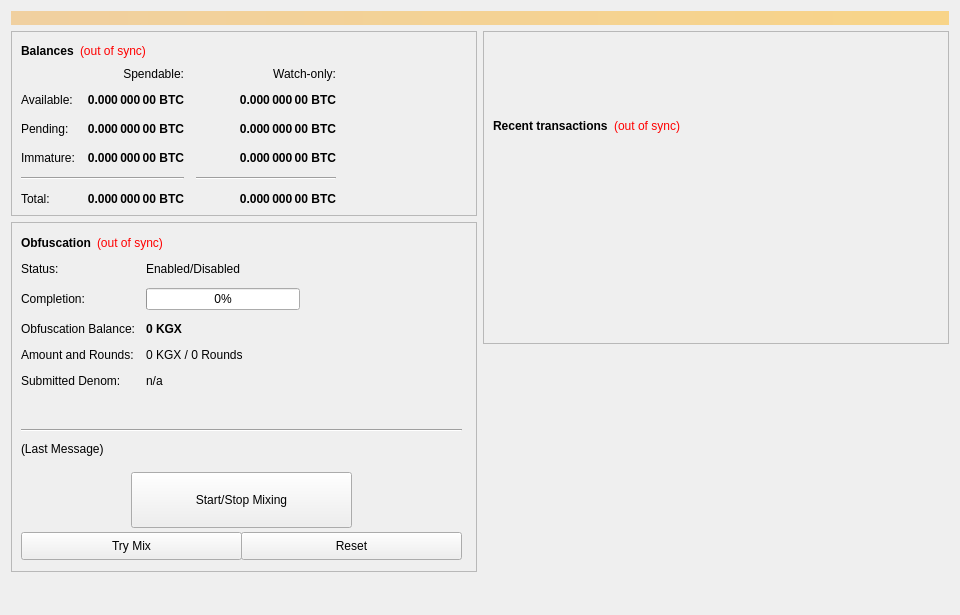
<?xml version="1.0" encoding="UTF-8"?>
<ui version="4.0">
 <class>OverviewPage</class>
 <widget class="QWidget" name="OverviewPage">
  <property name="geometry">
   <rect>
    <x>0</x>
    <y>0</y>
    <width>960</width>
    <height>615</height>
   </rect>
  </property>
  <property name="minimumSize">
   <size>
    <width>960</width>
    <height>0</height>
   </size>
  </property>
  <property name="windowTitle">
   <string>Form</string>
  </property>
  <layout class="QVBoxLayout" name="topLayout">
   <item>
    <widget class="QLabel" name="labelAlerts">
     <property name="visible">
      <bool>false</bool>
     </property>
     <property name="styleSheet">
      <string notr="true">background-color: qlineargradient(x1: 0, y1: 0, x2: 1, y2: 0, stop:0 #F0D0A0, stop:1 #F8D488); color:#000000;</string>
     </property>
     <property name="wordWrap">
      <bool>true</bool>
     </property>
     <property name="margin">
      <number>3</number>
     </property>
    </widget>
   </item>
   <item>
    <layout class="QHBoxLayout" name="horizontalLayout" stretch="1,1">
     <item>
      <layout class="QVBoxLayout" name="verticalLayout_2">
       <item>
        <widget class="QFrame" name="frame">
         <property name="frameShape">
          <enum>QFrame::StyledPanel</enum>
         </property>
         <property name="frameShadow">
          <enum>QFrame::Raised</enum>
         </property>
         <layout class="QVBoxLayout" name="verticalLayout_4">
          <item>
           <layout class="QHBoxLayout" name="horizontalLayout_4">
            <item>
             <widget class="QLabel" name="label_5">
              <property name="font">
               <font>
                <weight>75</weight>
                <bold>true</bold>
               </font>
              </property>
              <property name="text">
               <string>Balances</string>
              </property>
             </widget>
            </item>
            <item>
             <widget class="QLabel" name="labelWalletStatus">
              <property name="cursor">
               <cursorShape>WhatsThisCursor</cursorShape>
              </property>
              <property name="toolTip">
               <string>The displayed information may be out of date. Your wallet automatically synchronizes with the Kingston network after a connection is established, but this process has not completed yet.</string>
              </property>
              <property name="styleSheet">
               <string notr="true">QLabel { color: red; }</string>
              </property>
              <property name="text">
               <string notr="true">(out of sync)</string>
              </property>
              <property name="alignment">
               <set>Qt::AlignLeading|Qt::AlignLeft|Qt::AlignVCenter</set>
              </property>
             </widget>
            </item>
            <item>
             <spacer name="horizontalSpacer_3">
              <property name="orientation">
               <enum>Qt::Horizontal</enum>
              </property>
              <property name="sizeHint" stdset="0">
               <size>
                <width>40</width>
                <height>20</height>
               </size>
              </property>
             </spacer>
            </item>
           </layout>
          </item>
          <item>
           <layout class="QGridLayout" name="gridLayout">
            <property name="spacing">
             <number>12</number>
            </property>
            <item row="2" column="2">
             <widget class="QLabel" name="labelWatchPending">
              <property name="font">
               <font>
                <weight>75</weight>
                <bold>true</bold>
               </font>
              </property>
              <property name="cursor">
               <cursorShape>IBeamCursor</cursorShape>
              </property>
              <property name="toolTip">
               <string>Unconfirmed transactions to watch-only addresses</string>
              </property>
              <property name="text">
               <string notr="true">0.000 000 00 BTC</string>
              </property>
              <property name="alignment">
               <set>Qt::AlignRight|Qt::AlignTrailing|Qt::AlignVCenter</set>
              </property>
              <property name="textInteractionFlags">
               <set>Qt::LinksAccessibleByMouse|Qt::TextSelectableByKeyboard|Qt::TextSelectableByMouse</set>
              </property>
             </widget>
            </item>
            <item row="2" column="1">
             <widget class="QLabel" name="labelUnconfirmed">
              <property name="font">
               <font>
                <weight>75</weight>
                <bold>true</bold>
               </font>
              </property>
              <property name="cursor">
               <cursorShape>IBeamCursor</cursorShape>
              </property>
              <property name="toolTip">
               <string>Total of transactions that have yet to be confirmed, and do not yet count toward the spendable balance</string>
              </property>
              <property name="text">
               <string notr="true">0.000 000 00 BTC</string>
              </property>
              <property name="alignment">
               <set>Qt::AlignRight|Qt::AlignTrailing|Qt::AlignVCenter</set>
              </property>
              <property name="textInteractionFlags">
               <set>Qt::LinksAccessibleByMouse|Qt::TextSelectableByKeyboard|Qt::TextSelectableByMouse</set>
              </property>
             </widget>
            </item>
            <item row="3" column="2">
             <widget class="QLabel" name="labelWatchImmature">
              <property name="font">
               <font>
                <weight>75</weight>
                <bold>true</bold>
               </font>
              </property>
              <property name="cursor">
               <cursorShape>IBeamCursor</cursorShape>
              </property>
              <property name="toolTip">
               <string>Staked or masternode rewards in watch-only addresses that has not yet matured</string>
              </property>
              <property name="text">
               <string notr="true">0.000 000 00 BTC</string>
              </property>
              <property name="alignment">
               <set>Qt::AlignRight|Qt::AlignTrailing|Qt::AlignVCenter</set>
              </property>
              <property name="textInteractionFlags">
               <set>Qt::LinksAccessibleByMouse|Qt::TextSelectableByKeyboard|Qt::TextSelectableByMouse</set>
              </property>
             </widget>
            </item>
            <item row="4" column="0" colspan="2">
             <widget class="Line" name="lineSpendableBalance">
              <property name="orientation">
               <enum>Qt::Horizontal</enum>
              </property>
             </widget>
            </item>
            <item row="4" column="2">
             <widget class="Line" name="lineWatchBalance">
              <property name="sizePolicy">
               <sizepolicy hsizetype="Preferred" vsizetype="Fixed">
                <horstretch>0</horstretch>
                <verstretch>0</verstretch>
               </sizepolicy>
              </property>
              <property name="minimumSize">
               <size>
                <width>140</width>
                <height>0</height>
               </size>
              </property>
              <property name="orientation">
               <enum>Qt::Horizontal</enum>
              </property>
             </widget>
            </item>
            <item row="5" column="0">
             <widget class="QLabel" name="labelTotalText">
              <property name="text">
               <string>Total:</string>
              </property>
             </widget>
            </item>
            <item row="3" column="1">
             <widget class="QLabel" name="labelImmature">
              <property name="font">
               <font>
                <weight>75</weight>
                <bold>true</bold>
               </font>
              </property>
              <property name="cursor">
               <cursorShape>IBeamCursor</cursorShape>
              </property>
              <property name="toolTip">
               <string>Staked or masternode rewards that has not yet matured</string>
              </property>
              <property name="text">
               <string notr="true">0.000 000 00 BTC</string>
              </property>
              <property name="alignment">
               <set>Qt::AlignRight|Qt::AlignTrailing|Qt::AlignVCenter</set>
              </property>
              <property name="textInteractionFlags">
               <set>Qt::LinksAccessibleByMouse|Qt::TextSelectableByKeyboard|Qt::TextSelectableByMouse</set>
              </property>
             </widget>
            </item>
            <item row="2" column="3">
             <spacer name="horizontalSpacer_2">
              <property name="orientation">
               <enum>Qt::Horizontal</enum>
              </property>
              <property name="sizeHint" stdset="0">
               <size>
                <width>40</width>
                <height>20</height>
               </size>
              </property>
             </spacer>
            </item>
            <item row="3" column="0">
             <widget class="QLabel" name="labelImmatureText">
              <property name="text">
               <string>Immature:</string>
              </property>
             </widget>
            </item>
            <item row="5" column="1">
             <widget class="QLabel" name="labelTotal">
              <property name="font">
               <font>
                <weight>75</weight>
                <bold>true</bold>
               </font>
              </property>
              <property name="cursor">
               <cursorShape>IBeamCursor</cursorShape>
              </property>
              <property name="toolTip">
               <string>Your current total balance</string>
              </property>
              <property name="text">
               <string notr="true">0.000 000 00 BTC</string>
              </property>
              <property name="alignment">
               <set>Qt::AlignRight|Qt::AlignTrailing|Qt::AlignVCenter</set>
              </property>
              <property name="textInteractionFlags">
               <set>Qt::LinksAccessibleByMouse|Qt::TextSelectableByKeyboard|Qt::TextSelectableByMouse</set>
              </property>
             </widget>
            </item>
            <item row="5" column="2">
             <widget class="QLabel" name="labelWatchTotal">
              <property name="font">
               <font>
                <weight>75</weight>
                <bold>true</bold>
               </font>
              </property>
              <property name="cursor">
               <cursorShape>IBeamCursor</cursorShape>
              </property>
              <property name="toolTip">
               <string>Current total balance in watch-only addresses</string>
              </property>
              <property name="text">
               <string notr="true">0.000 000 00 BTC</string>
              </property>
              <property name="alignment">
               <set>Qt::AlignRight|Qt::AlignTrailing|Qt::AlignVCenter</set>
              </property>
              <property name="textInteractionFlags">
               <set>Qt::LinksAccessibleByMouse|Qt::TextSelectableByKeyboard|Qt::TextSelectableByMouse</set>
              </property>
             </widget>
            </item>
            <item row="0" column="2">
             <widget class="QLabel" name="labelWatchonly">
              <property name="text">
               <string>Watch-only:</string>
              </property>
              <property name="alignment">
               <set>Qt::AlignRight|Qt::AlignTrailing|Qt::AlignVCenter</set>
              </property>
             </widget>
            </item>
            <item row="1" column="0">
             <widget class="QLabel" name="labelBalanceText">
              <property name="text">
               <string>Available:</string>
              </property>
             </widget>
            </item>
            <item row="1" column="1">
             <widget class="QLabel" name="labelBalance">
              <property name="font">
               <font>
                <weight>75</weight>
                <bold>true</bold>
               </font>
              </property>
              <property name="cursor">
               <cursorShape>IBeamCursor</cursorShape>
              </property>
              <property name="toolTip">
               <string>Your current spendable balance</string>
              </property>
              <property name="text">
               <string notr="true">0.000 000 00 BTC</string>
              </property>
              <property name="alignment">
               <set>Qt::AlignRight|Qt::AlignTrailing|Qt::AlignVCenter</set>
              </property>
              <property name="textInteractionFlags">
               <set>Qt::LinksAccessibleByMouse|Qt::TextSelectableByKeyboard|Qt::TextSelectableByMouse</set>
              </property>
             </widget>
            </item>
            <item row="1" column="2">
             <widget class="QLabel" name="labelWatchAvailable">
              <property name="font">
               <font>
                <weight>75</weight>
                <bold>true</bold>
               </font>
              </property>
              <property name="cursor">
               <cursorShape>IBeamCursor</cursorShape>
              </property>
              <property name="toolTip">
               <string>Your current balance in watch-only addresses</string>
              </property>
              <property name="text">
               <string notr="true">0.000 000 00 BTC</string>
              </property>
              <property name="alignment">
               <set>Qt::AlignRight|Qt::AlignTrailing|Qt::AlignVCenter</set>
              </property>
              <property name="textInteractionFlags">
               <set>Qt::LinksAccessibleByMouse|Qt::TextSelectableByKeyboard|Qt::TextSelectableByMouse</set>
              </property>
             </widget>
            </item>
            <item row="2" column="0">
             <widget class="QLabel" name="labelPendingText">
              <property name="text">
               <string>Pending:</string>
              </property>
             </widget>
            </item>
            <item row="0" column="1">
             <widget class="QLabel" name="labelSpendable">
              <property name="text">
               <string>Spendable:</string>
              </property>
              <property name="alignment">
               <set>Qt::AlignRight|Qt::AlignTrailing|Qt::AlignVCenter</set>
              </property>
             </widget>
            </item>
           </layout>
          </item>
         </layout>
        </widget>
       </item>
       <item>
        <widget class="QFrame" name="frameObfuscation">
         <property name="minimumSize">
          <size>
           <width>0</width>
           <height>350</height>
          </size>
         </property>
         <property name="layoutDirection">
          <enum>Qt::LeftToRight</enum>
         </property>
         <property name="frameShape">
          <enum>QFrame::StyledPanel</enum>
         </property>
         <property name="frameShadow">
          <enum>QFrame::Raised</enum>
         </property>
         <widget class="QWidget" name="formLayoutWidget">
          <property name="geometry">
           <rect>
            <x>10</x>
            <y>40</y>
            <width>451</width>
            <height>161</height>
           </rect>
          </property>
          <layout class="QFormLayout" name="formLayout">
           <property name="fieldGrowthPolicy">
            <enum>QFormLayout::AllNonFixedFieldsGrow</enum>
           </property>
           <property name="horizontalSpacing">
            <number>11</number>
           </property>
           <property name="verticalSpacing">
            <number>12</number>
           </property>
           <item row="0" column="0">
            <widget class="QLabel" name="label_6">
             <property name="text">
              <string>Status:</string>
             </property>
            </widget>
           </item>
           <item row="1" column="0">
            <widget class="QLabel" name="label_7">
             <property name="text">
              <string>Completion:</string>
             </property>
            </widget>
           </item>
           <item row="1" column="1">
            <widget class="QProgressBar" name="obfuscationProgress">
             <property name="maximumSize">
              <size>
               <width>154</width>
               <height>16777215</height>
              </size>
             </property>
             <property name="value">
              <number>0</number>
             </property>
            </widget>
           </item>
           <item row="2" column="0">
            <widget class="QLabel" name="labelAnonymizedText">
             <property name="text">
              <string>Obfuscation Balance:</string>
             </property>
            </widget>
           </item>
           <item row="2" column="1">
            <widget class="QLabel" name="labelAnonymized">
             <property name="font">
              <font>
               <weight>75</weight>
               <bold>true</bold>
              </font>
             </property>
             <property name="text">
              <string notr="true">0 KGX</string>
             </property>
            </widget>
           </item>
           <item row="3" column="0">
            <widget class="QLabel" name="label_8">
             <property name="text">
              <string>Amount and Rounds:</string>
             </property>
            </widget>
           </item>
           <item row="3" column="1">
            <widget class="QLabel" name="labelAmountRounds">
             <property name="text">
              <string>0 KGX / 0 Rounds</string>
             </property>
            </widget>
           </item>
           <item row="4" column="0">
            <widget class="QLabel" name="label_9">
             <property name="text">
              <string>Submitted Denom:</string>
             </property>
            </widget>
           </item>
           <item row="4" column="1">
            <widget class="QLabel" name="labelSubmittedDenom">
             <property name="toolTip">
              <string>The denominations you submitted to the Masternode.&lt;br&gt;To mix, other users must submit the exact same denominations.</string>
             </property>
             <property name="text">
              <string>n/a</string>
             </property>
            </widget>
           </item>
           <item row="0" column="1">
            <widget class="QLabel" name="obfuscationEnabled">
             <property name="text">
              <string>Enabled/Disabled</string>
             </property>
            </widget>
           </item>
          </layout>
         </widget>
         <widget class="QPushButton" name="runAutoDenom">
          <property name="geometry">
           <rect>
            <x>251</x>
            <y>17</y>
            <width>1</width>
            <height>1</height>
           </rect>
          </property>
          <property name="palette">
           <palette>
            <active>
             <colorrole role="WindowText">
              <brush brushstyle="SolidPattern">
               <color alpha="255">
                <red>0</red>
                <green>0</green>
                <blue>0</blue>
               </color>
              </brush>
             </colorrole>
             <colorrole role="Button">
              <brush brushstyle="SolidPattern">
               <color alpha="255">
                <red>239</red>
                <green>238</green>
                <blue>238</blue>
               </color>
              </brush>
             </colorrole>
             <colorrole role="Light">
              <brush brushstyle="SolidPattern">
               <color alpha="255">
                <red>255</red>
                <green>255</green>
                <blue>255</blue>
               </color>
              </brush>
             </colorrole>
             <colorrole role="Midlight">
              <brush brushstyle="SolidPattern">
               <color alpha="255">
                <red>247</red>
                <green>246</green>
                <blue>246</blue>
               </color>
              </brush>
             </colorrole>
             <colorrole role="Dark">
              <brush brushstyle="SolidPattern">
               <color alpha="255">
                <red>119</red>
                <green>119</green>
                <blue>119</blue>
               </color>
              </brush>
             </colorrole>
             <colorrole role="Mid">
              <brush brushstyle="SolidPattern">
               <color alpha="255">
                <red>159</red>
                <green>159</green>
                <blue>159</blue>
               </color>
              </brush>
             </colorrole>
             <colorrole role="Text">
              <brush brushstyle="SolidPattern">
               <color alpha="255">
                <red>0</red>
                <green>0</green>
                <blue>0</blue>
               </color>
              </brush>
             </colorrole>
             <colorrole role="BrightText">
              <brush brushstyle="SolidPattern">
               <color alpha="255">
                <red>255</red>
                <green>255</green>
                <blue>255</blue>
               </color>
              </brush>
             </colorrole>
             <colorrole role="ButtonText">
              <brush brushstyle="SolidPattern">
               <color alpha="255">
                <red>0</red>
                <green>0</green>
                <blue>0</blue>
               </color>
              </brush>
             </colorrole>
             <colorrole role="Base">
              <brush brushstyle="SolidPattern">
               <color alpha="255">
                <red>255</red>
                <green>255</green>
                <blue>255</blue>
               </color>
              </brush>
             </colorrole>
             <colorrole role="Window">
              <brush brushstyle="SolidPattern">
               <color alpha="255">
                <red>239</red>
                <green>238</green>
                <blue>238</blue>
               </color>
              </brush>
             </colorrole>
             <colorrole role="Shadow">
              <brush brushstyle="SolidPattern">
               <color alpha="255">
                <red>0</red>
                <green>0</green>
                <blue>0</blue>
               </color>
              </brush>
             </colorrole>
             <colorrole role="AlternateBase">
              <brush brushstyle="SolidPattern">
               <color alpha="255">
                <red>247</red>
                <green>246</green>
                <blue>246</blue>
               </color>
              </brush>
             </colorrole>
             <colorrole role="ToolTipBase">
              <brush brushstyle="SolidPattern">
               <color alpha="255">
                <red>255</red>
                <green>255</green>
                <blue>220</blue>
               </color>
              </brush>
             </colorrole>
             <colorrole role="ToolTipText">
              <brush brushstyle="SolidPattern">
               <color alpha="255">
                <red>0</red>
                <green>0</green>
                <blue>0</blue>
               </color>
              </brush>
             </colorrole>
            </active>
            <inactive>
             <colorrole role="WindowText">
              <brush brushstyle="SolidPattern">
               <color alpha="255">
                <red>0</red>
                <green>0</green>
                <blue>0</blue>
               </color>
              </brush>
             </colorrole>
             <colorrole role="Button">
              <brush brushstyle="SolidPattern">
               <color alpha="255">
                <red>239</red>
                <green>238</green>
                <blue>238</blue>
               </color>
              </brush>
             </colorrole>
             <colorrole role="Light">
              <brush brushstyle="SolidPattern">
               <color alpha="255">
                <red>255</red>
                <green>255</green>
                <blue>255</blue>
               </color>
              </brush>
             </colorrole>
             <colorrole role="Midlight">
              <brush brushstyle="SolidPattern">
               <color alpha="255">
                <red>247</red>
                <green>246</green>
                <blue>246</blue>
               </color>
              </brush>
             </colorrole>
             <colorrole role="Dark">
              <brush brushstyle="SolidPattern">
               <color alpha="255">
                <red>119</red>
                <green>119</green>
                <blue>119</blue>
               </color>
              </brush>
             </colorrole>
             <colorrole role="Mid">
              <brush brushstyle="SolidPattern">
               <color alpha="255">
                <red>159</red>
                <green>159</green>
                <blue>159</blue>
               </color>
              </brush>
             </colorrole>
             <colorrole role="Text">
              <brush brushstyle="SolidPattern">
               <color alpha="255">
                <red>0</red>
                <green>0</green>
                <blue>0</blue>
               </color>
              </brush>
             </colorrole>
             <colorrole role="BrightText">
              <brush brushstyle="SolidPattern">
               <color alpha="255">
                <red>255</red>
                <green>255</green>
                <blue>255</blue>
               </color>
              </brush>
             </colorrole>
             <colorrole role="ButtonText">
              <brush brushstyle="SolidPattern">
               <color alpha="255">
                <red>0</red>
                <green>0</green>
                <blue>0</blue>
               </color>
              </brush>
             </colorrole>
             <colorrole role="Base">
              <brush brushstyle="SolidPattern">
               <color alpha="255">
                <red>255</red>
                <green>255</green>
                <blue>255</blue>
               </color>
              </brush>
             </colorrole>
             <colorrole role="Window">
              <brush brushstyle="SolidPattern">
               <color alpha="255">
                <red>239</red>
                <green>238</green>
                <blue>238</blue>
               </color>
              </brush>
             </colorrole>
             <colorrole role="Shadow">
              <brush brushstyle="SolidPattern">
               <color alpha="255">
                <red>0</red>
                <green>0</green>
                <blue>0</blue>
               </color>
              </brush>
             </colorrole>
             <colorrole role="AlternateBase">
              <brush brushstyle="SolidPattern">
               <color alpha="255">
                <red>247</red>
                <green>246</green>
                <blue>246</blue>
               </color>
              </brush>
             </colorrole>
             <colorrole role="ToolTipBase">
              <brush brushstyle="SolidPattern">
               <color alpha="255">
                <red>255</red>
                <green>255</green>
                <blue>220</blue>
               </color>
              </brush>
             </colorrole>
             <colorrole role="ToolTipText">
              <brush brushstyle="SolidPattern">
               <color alpha="255">
                <red>0</red>
                <green>0</green>
                <blue>0</blue>
               </color>
              </brush>
             </colorrole>
            </inactive>
            <disabled>
             <colorrole role="WindowText">
              <brush brushstyle="SolidPattern">
               <color alpha="255">
                <red>119</red>
                <green>119</green>
                <blue>119</blue>
               </color>
              </brush>
             </colorrole>
             <colorrole role="Button">
              <brush brushstyle="SolidPattern">
               <color alpha="255">
                <red>239</red>
                <green>238</green>
                <blue>238</blue>
               </color>
              </brush>
             </colorrole>
             <colorrole role="Light">
              <brush brushstyle="SolidPattern">
               <color alpha="255">
                <red>255</red>
                <green>255</green>
                <blue>255</blue>
               </color>
              </brush>
             </colorrole>
             <colorrole role="Midlight">
              <brush brushstyle="SolidPattern">
               <color alpha="255">
                <red>247</red>
                <green>246</green>
                <blue>246</blue>
               </color>
              </brush>
             </colorrole>
             <colorrole role="Dark">
              <brush brushstyle="SolidPattern">
               <color alpha="255">
                <red>119</red>
                <green>119</green>
                <blue>119</blue>
               </color>
              </brush>
             </colorrole>
             <colorrole role="Mid">
              <brush brushstyle="SolidPattern">
               <color alpha="255">
                <red>159</red>
                <green>159</green>
                <blue>159</blue>
               </color>
              </brush>
             </colorrole>
             <colorrole role="Text">
              <brush brushstyle="SolidPattern">
               <color alpha="255">
                <red>119</red>
                <green>119</green>
                <blue>119</blue>
               </color>
              </brush>
             </colorrole>
             <colorrole role="BrightText">
              <brush brushstyle="SolidPattern">
               <color alpha="255">
                <red>255</red>
                <green>255</green>
                <blue>255</blue>
               </color>
              </brush>
             </colorrole>
             <colorrole role="ButtonText">
              <brush brushstyle="SolidPattern">
               <color alpha="255">
                <red>119</red>
                <green>119</green>
                <blue>119</blue>
               </color>
              </brush>
             </colorrole>
             <colorrole role="Base">
              <brush brushstyle="SolidPattern">
               <color alpha="255">
                <red>239</red>
                <green>238</green>
                <blue>238</blue>
               </color>
              </brush>
             </colorrole>
             <colorrole role="Window">
              <brush brushstyle="SolidPattern">
               <color alpha="255">
                <red>239</red>
                <green>238</green>
                <blue>238</blue>
               </color>
              </brush>
             </colorrole>
             <colorrole role="Shadow">
              <brush brushstyle="SolidPattern">
               <color alpha="255">
                <red>0</red>
                <green>0</green>
                <blue>0</blue>
               </color>
              </brush>
             </colorrole>
             <colorrole role="AlternateBase">
              <brush brushstyle="SolidPattern">
               <color alpha="255">
                <red>239</red>
                <green>238</green>
                <blue>238</blue>
               </color>
              </brush>
             </colorrole>
             <colorrole role="ToolTipBase">
              <brush brushstyle="SolidPattern">
               <color alpha="255">
                <red>255</red>
                <green>255</green>
                <blue>220</blue>
               </color>
              </brush>
             </colorrole>
             <colorrole role="ToolTipText">
              <brush brushstyle="SolidPattern">
               <color alpha="255">
                <red>0</red>
                <green>0</green>
                <blue>0</blue>
               </color>
              </brush>
             </colorrole>
            </disabled>
           </palette>
          </property>
          <property name="focusPolicy">
           <enum>Qt::NoFocus</enum>
          </property>
          <property name="autoFillBackground">
           <bool>true</bool>
          </property>
          <property name="text">
           <string/>
          </property>
          <property name="flat">
           <bool>true</bool>
          </property>
         </widget>
         <widget class="QPushButton" name="toggleObfuscation">
          <property name="geometry">
           <rect>
            <x>120</x>
            <y>250</y>
            <width>221</width>
            <height>56</height>
           </rect>
          </property>
          <property name="sizePolicy">
           <sizepolicy hsizetype="MinimumExpanding" vsizetype="Fixed">
            <horstretch>0</horstretch>
            <verstretch>0</verstretch>
           </sizepolicy>
          </property>
          <property name="text">
           <string>Start/Stop Mixing</string>
          </property>
         </widget>
         <widget class="Line" name="lineLastMessage">
          <property name="geometry">
           <rect>
            <x>10</x>
            <y>200</y>
            <width>441</width>
            <height>16</height>
           </rect>
          </property>
          <property name="orientation">
           <enum>Qt::Horizontal</enum>
          </property>
         </widget>
         <widget class="QLabel" name="obfuscationStatus">
          <property name="geometry">
           <rect>
            <x>10</x>
            <y>220</y>
            <width>451</width>
            <height>61</height>
           </rect>
          </property>
          <property name="minimumSize">
           <size>
            <width>288</width>
            <height>43</height>
           </size>
          </property>
          <property name="text">
           <string>(Last Message)</string>
          </property>
          <property name="alignment">
           <set>Qt::AlignLeading|Qt::AlignLeft|Qt::AlignTop</set>
          </property>
          <property name="wordWrap">
           <bool>true</bool>
          </property>
         </widget>
         <widget class="QPushButton" name="obfuscationAuto">
          <property name="geometry">
           <rect>
            <x>10</x>
            <y>310</y>
            <width>221</width>
            <height>28</height>
           </rect>
          </property>
          <property name="sizePolicy">
           <sizepolicy hsizetype="MinimumExpanding" vsizetype="Fixed">
            <horstretch>0</horstretch>
            <verstretch>0</verstretch>
           </sizepolicy>
          </property>
          <property name="toolTip">
           <string>Try to manually submit a Obfuscation request.</string>
          </property>
          <property name="text">
           <string>Try Mix</string>
          </property>
         </widget>
         <widget class="QPushButton" name="obfuscationReset">
          <property name="geometry">
           <rect>
            <x>230</x>
            <y>310</y>
            <width>221</width>
            <height>28</height>
           </rect>
          </property>
          <property name="sizePolicy">
           <sizepolicy hsizetype="MinimumExpanding" vsizetype="Fixed">
            <horstretch>0</horstretch>
            <verstretch>0</verstretch>
           </sizepolicy>
          </property>
          <property name="toolTip">
           <string>Reset the current status of Obfuscation (can interrupt Obfuscation if it's in the process of Mixing, which can cost you money!)</string>
          </property>
          <property name="autoFillBackground">
           <bool>false</bool>
          </property>
          <property name="text">
           <string>Reset</string>
          </property>
         </widget>
         <widget class="QWidget" name="layoutWidget">
          <property name="geometry">
           <rect>
            <x>10</x>
            <y>10</y>
            <width>431</width>
            <height>22</height>
           </rect>
          </property>
          <layout class="QHBoxLayout" name="horizontalLayout_5">
           <item>
            <widget class="QLabel" name="label_2">
             <property name="font">
              <font>
               <weight>75</weight>
               <bold>true</bold>
              </font>
             </property>
             <property name="text">
              <string>Obfuscation</string>
             </property>
            </widget>
           </item>
           <item>
            <widget class="QLabel" name="labelObfuscationSyncStatus">
             <property name="toolTip">
              <string>The displayed information may be out of date. Your wallet automatically synchronizes with the Kingston network after a connection is established, but this process has not completed yet.</string>
             </property>
             <property name="styleSheet">
              <string notr="true">QLabel { color: red; }</string>
             </property>
             <property name="text">
              <string notr="true">(out of sync)</string>
             </property>
             <property name="alignment">
              <set>Qt::AlignLeading|Qt::AlignLeft|Qt::AlignVCenter</set>
             </property>
            </widget>
           </item>
           <item>
            <spacer name="horizontalSpacer_4">
             <property name="orientation">
              <enum>Qt::Horizontal</enum>
             </property>
             <property name="sizeHint" stdset="0">
              <size>
               <width>40</width>
               <height>20</height>
              </size>
             </property>
            </spacer>
           </item>
          </layout>
         </widget>
        </widget>
       </item>
       <item>
        <spacer name="verticalSpacer">
         <property name="orientation">
          <enum>Qt::Vertical</enum>
         </property>
         <property name="sizeHint" stdset="0">
          <size>
           <width>20</width>
           <height>40</height>
          </size>
         </property>
        </spacer>
       </item>
      </layout>
     </item>
     <item>
      <layout class="QVBoxLayout" name="verticalLayout_3">
       <item>
        <widget class="QFrame" name="frame_2">
         <property name="frameShape">
          <enum>QFrame::StyledPanel</enum>
         </property>
         <property name="frameShadow">
          <enum>QFrame::Raised</enum>
         </property>
         <layout class="QVBoxLayout" name="verticalLayout">
          <item>
           <spacer name="verticalSpacer_3">
            <property name="orientation">
             <enum>Qt::Vertical</enum>
            </property>
            <property name="sizeType">
             <enum>QSizePolicy::Fixed</enum>
            </property>
            <property name="sizeHint" stdset="0">
             <size>
              <width>20</width>
              <height>75</height>
             </size>
            </property>
           </spacer>
          </item>
          <item>
           <layout class="QHBoxLayout" name="horizontalLayout_2">
            <item>
             <widget class="QLabel" name="label_4">
              <property name="font">
               <font>
                <weight>75</weight>
                <bold>true</bold>
               </font>
              </property>
              <property name="text">
               <string>Recent transactions</string>
              </property>
             </widget>
            </item>
            <item>
             <widget class="QLabel" name="labelTransactionsStatus">
              <property name="cursor">
               <cursorShape>WhatsThisCursor</cursorShape>
              </property>
              <property name="toolTip">
               <string>The displayed information may be out of date. Your wallet automatically synchronizes with the Kingston network after a connection is established, but this process has not completed yet.</string>
              </property>
              <property name="styleSheet">
               <string notr="true">QLabel { color: red; }</string>
              </property>
              <property name="text">
               <string notr="true">(out of sync)</string>
              </property>
              <property name="alignment">
               <set>Qt::AlignRight|Qt::AlignTrailing|Qt::AlignVCenter</set>
              </property>
             </widget>
            </item>
            <item>
             <spacer name="horizontalSpacer">
              <property name="orientation">
               <enum>Qt::Horizontal</enum>
              </property>
              <property name="sizeHint" stdset="0">
               <size>
                <width>40</width>
                <height>20</height>
               </size>
              </property>
             </spacer>
            </item>
           </layout>
          </item>
          <item>
           <widget class="QListView" name="listTransactions">
            <property name="styleSheet">
             <string notr="true">QListView { background: transparent; }</string>
            </property>
            <property name="frameShape">
             <enum>QFrame::NoFrame</enum>
            </property>
            <property name="verticalScrollBarPolicy">
             <enum>Qt::ScrollBarAlwaysOff</enum>
            </property>
            <property name="horizontalScrollBarPolicy">
             <enum>Qt::ScrollBarAlwaysOff</enum>
            </property>
            <property name="selectionMode">
             <enum>QAbstractItemView::NoSelection</enum>
            </property>
           </widget>
          </item>
         </layout>
        </widget>
       </item>
       <item>
        <spacer name="verticalSpacer_2">
         <property name="orientation">
          <enum>Qt::Vertical</enum>
         </property>
         <property name="sizeType">
          <enum>QSizePolicy::Expanding</enum>
         </property>
         <property name="sizeHint" stdset="0">
          <size>
           <width>20</width>
           <height>40</height>
          </size>
         </property>
        </spacer>
       </item>
      </layout>
     </item>
    </layout>
   </item>
  </layout>
 </widget>
 <resources/>
 <connections/>
</ui>
